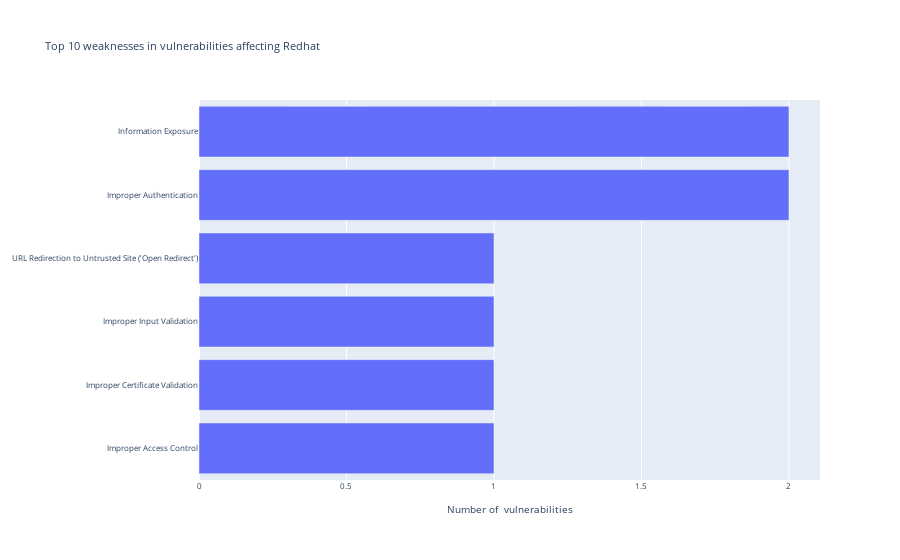

Notebook cell for this chart:
### Code cell
cwe_v = util.get_cwes_by_vendor(vdata, 'Redhat')
y = cwe_v['count']
fig = go.Figure()
fig.add_bar(x=y.values, y=y.index.values, orientation='h')

fig.update_layout(title='Top {0:d} weaknesses in vulnerabilities affecting Redhat'.format(n),
                  xaxis = dict(title='Number of  vulnerabilities'),
                  font=dict(size=8))

### Figure 1 — Plotly figure (JSON) as saved in the notebook; plotly's stock layout.template omitted (floating-point values rounded to 4 significant figures)
{"data": [{"orientation": "h", "type": "bar", "x": [1, 1, 1, 1, 2, 2], "y": ["Improper Access Control", "Improper Certificate Validation", "Improper Input Validation", "URL Redirection to Untrusted Site ('Open Redirect')", "Improper Authentication", "Information Exposure"]}], "layout": {"autosize": true, "font": {"size": 8}, "title": {"text": "Top 10 weaknesses in vulnerabilities affecting Redhat"}, "xaxis": {"autorange": true, "range": [0, 2.105], "title": {"text": "Number of  vulnerabilities"}, "type": "linear"}, "yaxis": {"autorange": true, "range": [-0.5, 5.5], "type": "category"}}}
